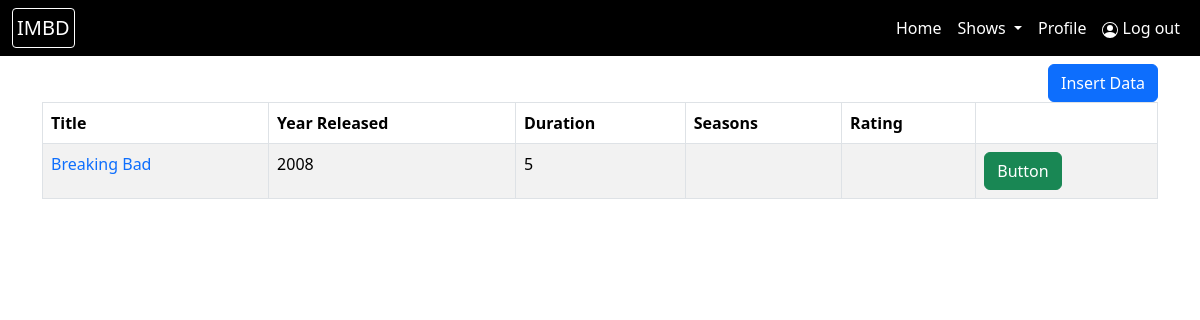
Screenshot of /admin/admin_series.php with the database file from the repository.
### tables this page shows
CREATE TABLE `content` (
  `content_id` int(11) NOT NULL,
  `title` varchar(255) NOT NULL,
  `year_released` year(4) NOT NULL,
  `duration` time DEFAULT NULL,
  `seasons` int(11) DEFAULT NULL,
  `type` varchar(50) NOT NULL
);

### admin/admin_series.php (the view, shortened to what this page needs)
<?php include("admin_header.php"); ?>
<?php include("navbar_admin.php"); ?>
<?php include("../db_connect.php"); ?>
<div class="container">
    <div class="d-grid gap-2 d-md-flex justify-content-md-end">
    <button class="btn btn-primary" type="button"
    data-bs-toggle="modal" data-bs-target="#exampleModal">Insert Data</button>
    </div>
    <table class="table table-hover table-bordered table-striped">
        <thead>
            <tr>
                <th>Title </th>
                <th>Year Released </th>
                <th>Duration </th>
                <th>Seasons </th>
                <th>Rating </th>
                <th></th>
            </tr>
        </thead>
        <tbody>
            <?php
                $view_query = "SELECT * FROM content WHERE type='series'";
                $result = mysqli_query($conn, $view_query);
                if (!$result){
                    die("Query Failed".mysqli_error());
                }
                else{
                    while($row=mysqli_fetch_assoc($result)){
                        ?>
                    <tr>
                        <td><a href="details_page.php?id=<?php echo $row['content_id']; ?>" class="text-decoration-none"> <?php echo $row['title']; ?></a></td>
                        <td> <?php echo($row['year_released']) ?> </td>
                        <td> <?php echo($row['seasons']) ?> </td>
                        <td></td>
                        <td></td>
                        <td><a href="#" class="btn btn-success">Button</td>
                    </tr>
                        <?php
                    }
                }
            ?>
        </table>
</div>
<?php include("../footer.php"); ?>

### rows the page displays
content: title "Breaking Bad", year_released "2008", seasons "5"
